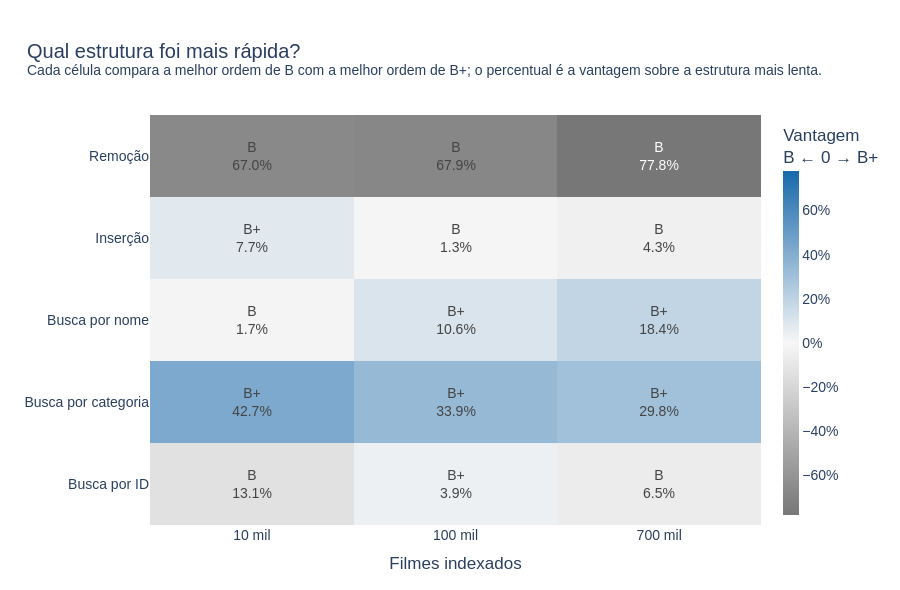

Source (notebook cell):
### Markdown cell above
O gráfico seguinte resume quem venceu em quinze células. Azul indica vantagem da Árvore B+; cinza indica vantagem da Árvore B. O percentual mede quanto a vencedora foi mais rápida que a outra estrutura, depois de escolher a melhor ordem de cada uma. Passe o mouse para ver tempos em milissegundos e ordens.

### Code cell
figures["07_structure_comparison"].show()

### Figure 1 — Plotly figure (JSON) as saved in the notebook; plotly's stock layout.template omitted (floating-point values rounded to 4 significant figures)
{"data": [{"colorbar": {"thickness": 16, "ticksuffix": "%", "title": {"text": "Vantagem<br>B ← 0 → B+"}}, "colorscale": [[0, "#777777"], [0.5, "#f7f7f7"], [1, "#1769aa"]], "customdata": [[[0.002278, 128, 0.002622, 128], [0.003313, 32, 0.003185, 128], [0.004118, 128, 0.004406, 128]], [[0.1828, 256, 0.1047, 256], [2.526, 256, 1.67, 256], [19.98, 32, 14.02, 32]], [[0.003242, 128, 0.0033, 128], [0.004977, 128, 0.004451, 256], [0.006828, 256, 0.00557, 128]], [[0.002401, 256, 0.002217, 256], [0.003228, 128, 0.003271, 32], [0.003692, 128, 0.003859, 128]], [[0.002679, 128, 0.008111, 32], [0.004116, 128, 0.01282, 32], [0.008784, 256, 0.03965, 32]]], "hovertemplate": "%{y}<br>Filmes: %{x}<br>B: %{customdata[0]:,.6f} ms (ordem %{customdata[1]})<br>B+: %{customdata[2]:,.6f} ms (ordem %{customdata[3]})<extra></extra>", "text": [["B<br>13.1%", "B+<br>3.9%", "B<br>6.5%"], ["B+<br>42.7%", "B+<br>33.9%", "B+<br>29.8%"], ["B<br>1.7%", "B+<br>10.6%", "B+<br>18.4%"], ["B+<br>7.7%", "B<br>1.3%", "B<br>4.3%"], ["B<br>67.0%", "B<br>67.9%", "B<br>77.8%"]], "texttemplate": "%{text}", "type": "heatmap", "x": ["10 mil", "100 mil", "700 mil"], "y": ["Busca por ID", "Busca por categoria", "Busca por nome", "Inserção", "Remoção"], "z": [[-13.13, 3.886, -6.545], [42.71, 33.86, 29.81], [-1.748, 10.56, 18.43], [7.665, -1.304, -4.321], [-66.97, -67.9, -77.85]], "zmax": 77.85, "zmid": 0, "zmin": -77.85}], "layout": {"font": {"family": "Arial", "size": 14}, "height": 590, "margin": {"b": 65, "l": 150, "r": 120, "t": 115}, "title": {"text": "Qual estrutura foi mais rápida?<br><sup>Cada célula compara a melhor ordem de B com a melhor ordem de B+; o percentual é a vantagem sobre a estrutura mais lenta.</sup>", "x": 0.03}, "xaxis": {"title": {"text": "Filmes indexados"}, "type": "category"}}}
